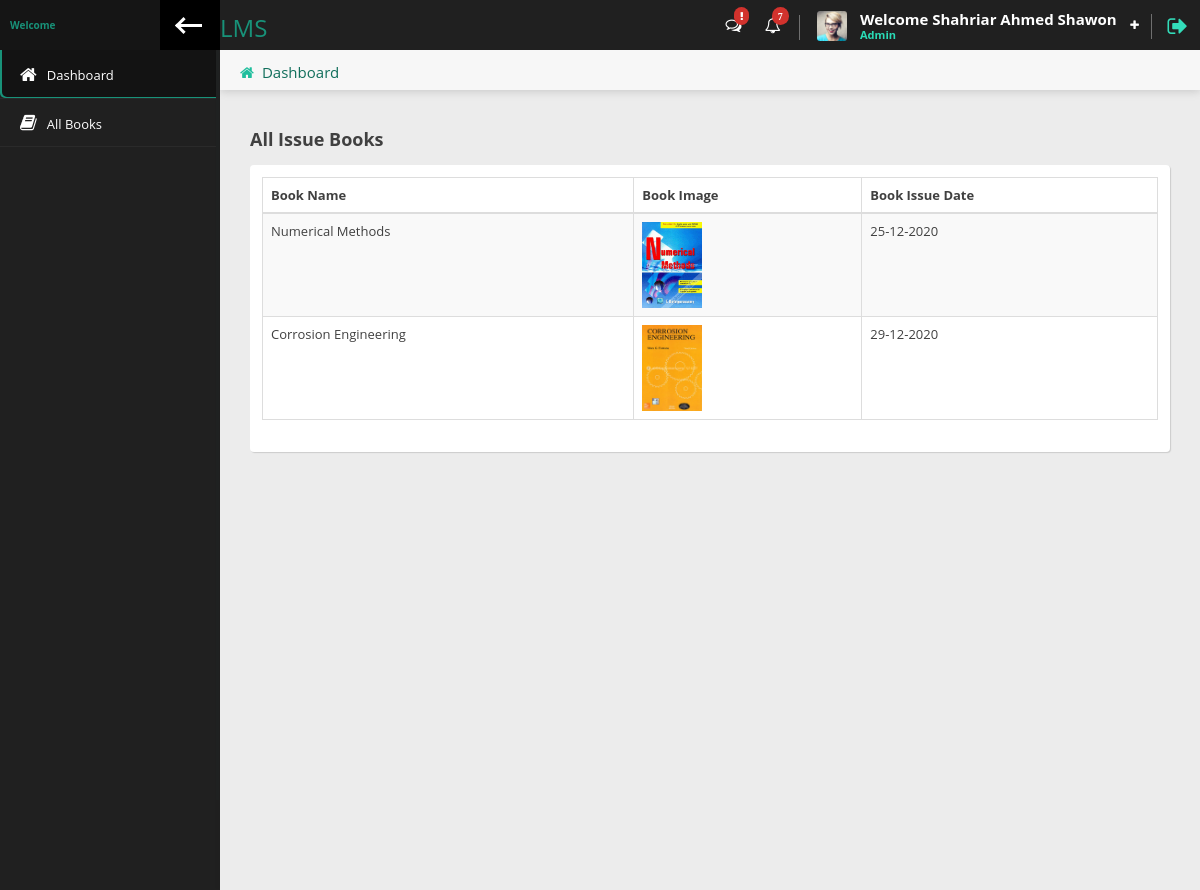
Screenshot of /student/index.php (signed in) with the database file from the repository.
### tables this page shows
CREATE TABLE `issue_books` (
  `id` int(255) NOT NULL,
  `sid` bigint(255) NOT NULL,
  `sname` varchar(255) NOT NULL,
  `book_id` int(255) NOT NULL,
  `book_issue_date` varchar(255) NOT NULL,
  `book_return_date` varchar(255) NOT NULL,
  `datetime` timestamp NOT NULL DEFAULT current_timestamp()
);

CREATE TABLE `books` (
  `id` int(255) NOT NULL,
  `book_id` varchar(255) NOT NULL,
  `book_name` varchar(255) NOT NULL,
  `book_image` varchar(255) NOT NULL,
  `book_author_name` varchar(255) NOT NULL,
  `book_publication_name` varchar(255) NOT NULL,
  `book_purchase_date` varchar(255) NOT NULL,
  `book_price` varchar(255) NOT NULL,
  `book_qty` int(255) NOT NULL,
  `available_qty` int(255) NOT NULL,
  `libraian_username` varchar(255) NOT NULL
);

### student/index.php (the view)
<?php include('header.php'); ?>
            <div class="content">
                <div class="content-header">
                    <div class="leftside-content-header">
                        <ul class="breadcrumbs">
                            <li><i class="fa fa-home" aria-hidden="true"></i><a href="#">Dashboard</a></li>
                        </ul>
                    </div>
                </div>
                <div class="row animated fadeInUp">
                    <div class="col-sm-12">
                    <h4 class="section-subtitle"><b>All Issue Books</b></h4>
                    <div class="panel">
                        <div class="panel-content">
                            <div class="table-responsive">
                                <table id="basic-table" class="data-table table table-striped table-bordered nowrap table-hover" cellspacing="0" width="100%">
                                    <thead>
                                    <tr>
                                        <th>Book Name</th>
                                        <th>Book Image</th>
                                        <th>Book Issue Date</th>
                                    </tr>
                                    </thead>
                                    <tbody>
                                        <?php
                                        $sid =$_SESSION['sid'];
                                        $sql = "SELECT `issue_books`.`book_issue_date`,`books`.`book_name`,`books`.`book_image` FROM `books` INNER JOIN `issue_books` ON `issue_books`.`book_id`=`books`.`book_id` WHERE `issue_books`.`sid`='$sid'";
                                            $query=mysqli_query ($con, $sql);
                                            while ($row=mysqli_fetch_assoc($query)) {
                                                ?>
                                                <tr>
                                                    <td><?= ucwords($row['book_name']) ?></td>
                                                    <td><img style="width: 60px;" src="../librarian/<?= $row['book_image'] ?>" alt="photo"></td>
                                                    <td><?= $row['book_issue_date'] ?></td>
                                                </tr>
                                                <?php
                                            }
                                         ?>
                                    </tbody>
                                </table>
                            </div>
                        </div>
                    </div>
                </div>
                </div>
            </div>
<?php include('footer.php'); ?>

### rows the page displays
issue_books: book.book_name "Numerical Methods", book.book_image (picture), book_issue_date "25-12-2020"
issue_books: book.book_name "Corrosion Engineering", book.book_image (picture), book_issue_date "29-12-2020"

### other values shown
$_SESSION['fname'] "Shahriar Ahmed"
$_SESSION['lname'] "Shawon"
